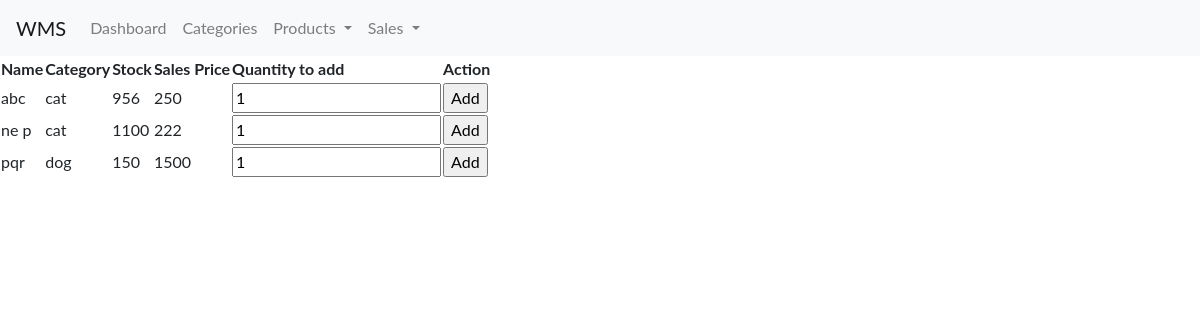
The page /addSales.php (signed in) on the database its author committed.
### tables this page shows
CREATE TABLE IF NOT EXISTS `products` (
  `product_id` int(11) NOT NULL,
  `product_name` varchar(100) NOT NULL,
  `quantity` varchar(100) NOT NULL,
  `cost_price` varchar(100) NOT NULL,
  `sales_price` varchar(100) NOT NULL,
  `created_at` datetime DEFAULT CURRENT_TIMESTAMP,
  `category_id` int(11) NOT NULL
);

CREATE TABLE IF NOT EXISTS `categories` (
  `category_id` int(11) NOT NULL,
  `category_name` varchar(100) NOT NULL
);

### addSales.php (the view, shortened to what this page needs)
<?php
require('include/database.php');
$res =$conn->query("SELECT * FROM `products` INNER JOIN `categories` ON products.category_id=categories.category_id ORDER BY product_name");
?>
<!DOCTYPE html>
<html lang="en">
<head>
</head>
<body>
    <?php include_once('include/header.php') ?>
    <table>
            <tr>
                <th>Name</th>
                <th>Category</th>
                <th>Stock</th>
                <th>Sales Price</th>
                <th>Quantity to add</th>
                <th>Action</th>
            </tr>
            <?php
                while($row = $res->fetch_assoc()): ?>
                    <tr>
                        <td><?php echo $row['product_name'] ?></td>
                        <td><?php echo $row['category_name'] ?></td>
                        <td><?php echo $row['quantity'] ?></td>
                        <td><?php echo $row['sales_price'] ?></td>
                        <td><input type="number" id="<?php echo $row['product_id'].'quantity'; ?>" name="quantity" value="1" min="1" required></td>
                        <td><input type="button" id="<?php echo $row['product_id']; ?>" value="Add" name="add" onclick="confirmSale(this.id)"></td>
                    </tr>
            <?php endwhile; ?>
        </table>
</body>
</html>

### include/bootstrap.php (style rules this page uses)
body { font-family: "Lato", sans-serif; }

### rows shown on the page
products: product_name "abc", category.category_name "cat", quantity "956", sales_price "250", quantity "1"
products: product_name "ne p", category.category_name "cat", quantity "1100", sales_price "222"
products: product_name "pqr", category.category_name "dog", quantity "150", sales_price "1500"
